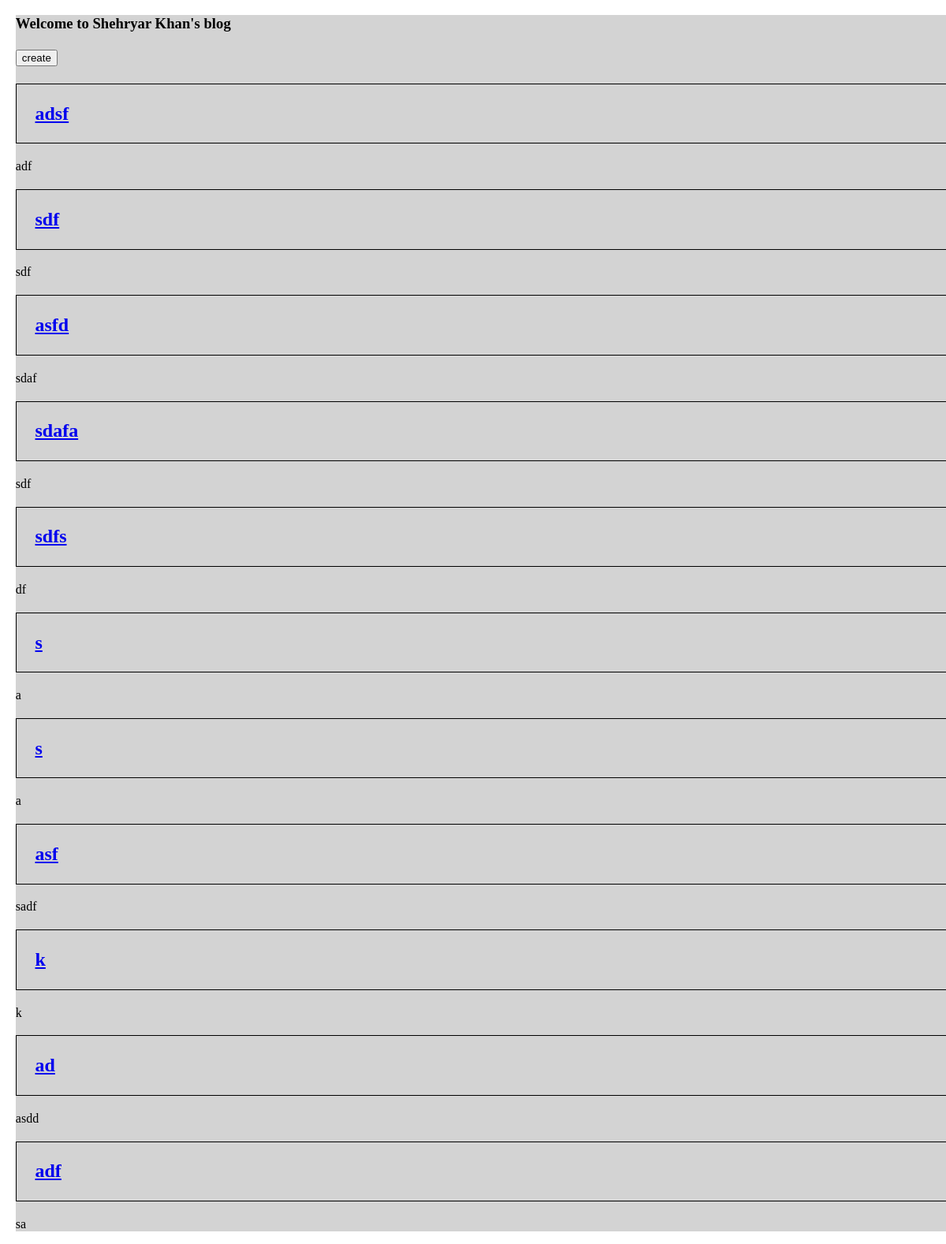
The app's page /posts/, older data.
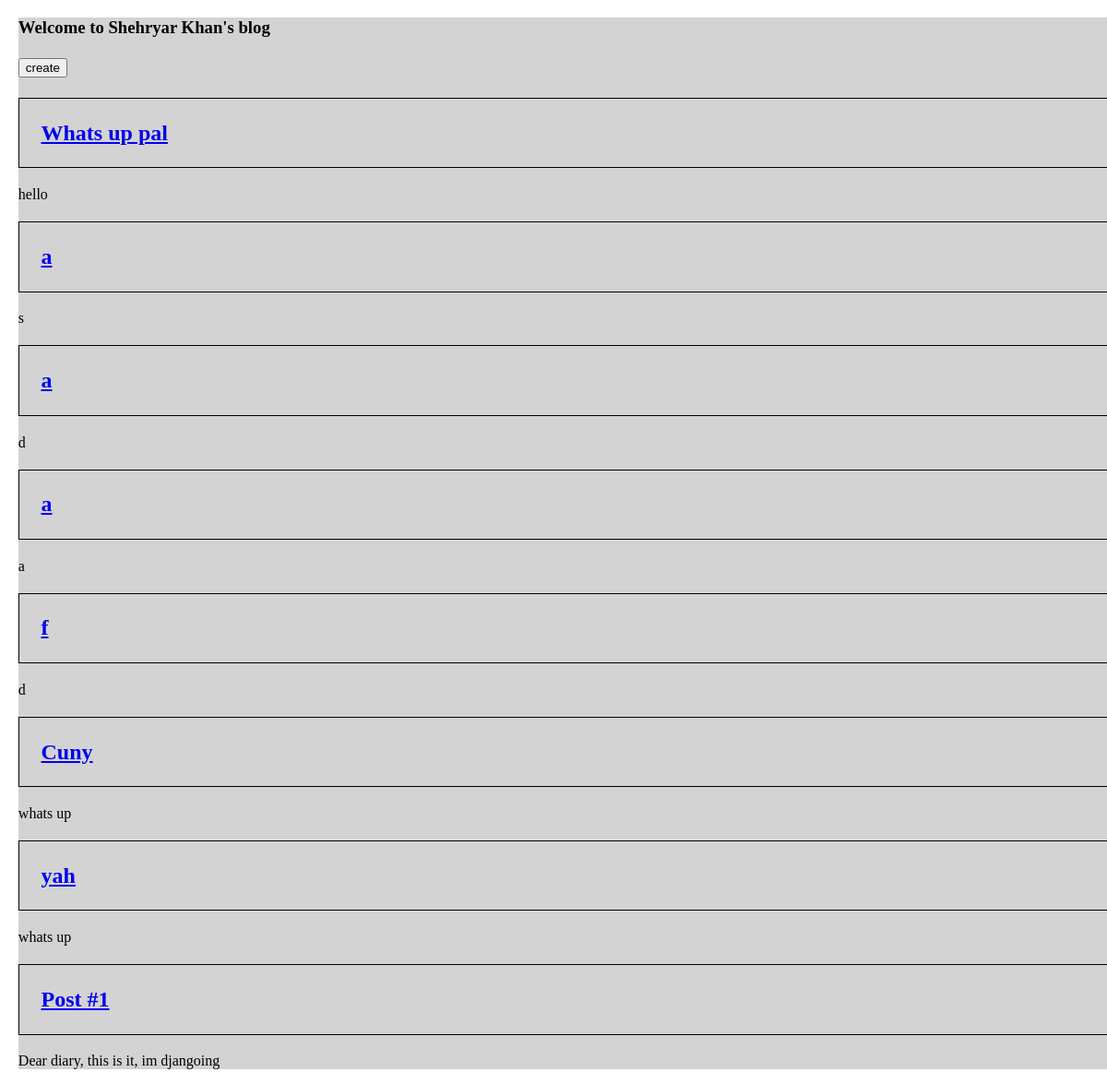
The same page, newer data.
### posts/models.py (models this page shows, shortened)
class Post(models.Model):
	title = models.CharField(max_length = 50)
	content = models.TextField()
	created_at = models.DateTimeField(editable=False)
	updated_at = models.DateTimeField()
	slug = models.SlugField(max_length=40)

### posts/views.py (the view)
def index(request):
	blog_list = Post.objects.all().order_by('-updated_at')
	context = {
		"posts" : blog_list
	}
	return render(request, 'index.html', context)

### posts/templates/index.html (shortened to what this page needs)
{% extends "base.html" %}
{% block content %}
<h5 class = "CreateButton"> <a type="button"href="{% url 'posts:create' %}"><button type="button">create</h2></a>
	{% for post in posts %}
		<div class = "row">
			<div class="small-2 large-8 columns">
				<h2 class = "title"><a href="/posts/details/{{ post.id }}">{{post.title}}</h2></a>
				<div clas = "post">
					<p>{{post.content}}</p>
				</div>
			</div>
		</div>
	{% endfor %}
{% endblock content %}

### posts/templates/base.html (shortened to what this page needs)
<!DOCTYPE html>
{% load staticfiles %}
<html lang="en">
<head>
    <link rel="stylesheet" href="https://cdnjs.cloudflare.com/ajax/libs/foundation/5.5.2/css/foundation.css" />
    <link rel="stylesheet" type="text/css" href="{% static 'blog.css' %}" />
</head>
<body>
	<div class = container>
			<h3>Welcome to Shehryar Khan's blog </h3>
		{% block content %}
		{% endblock content %}
	</div>
</body>
</html>

### posts/static/blog.css (style rules this page uses)
.container { background-color: lightgrey; width: 100%; margin: 1%; }
.title { border: .01em solid black; padding: 2%; }

Row changes from the older to the newer data that the page shows:
removed Post: title "adsf", content "adf"
removed Post: title "sdf", content "sdf"
removed Post: title "asfd", content "sdaf"
removed Post: title "sdafa", content "sdf"
removed Post: title "ad", content "asdd"
removed Post: title "adf", content "sa"
changed Post: title "k" → "Whats up pal"; content "k" → "hello"; moves up the list
changed Post (number 2 of 8 on the later page): title "asf" → "a"; content "sadf" → "s"; moves up the list
changed Post (number 3 of 8 on the later page): title "s" → "a"; content "a" → "d"; moves down the list
changed Post (number 4 of 8 on the later page): title "s" → "a"; moves down the list
changed Post (number 5 of 8 on the later page): title "sdfs" → "f"; content "df" → "d"
added Post: title "Cuny", content "whats up"
added Post: title "yah", content "whats up"
added Post: title "Post #1", content "Dear diary, this is it, im djangoing"
